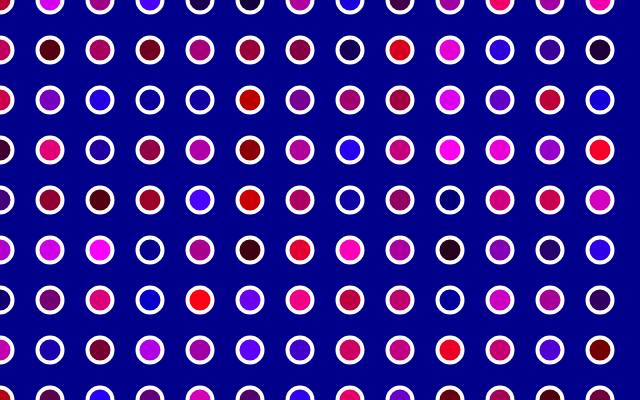
Frame 1 (no input)
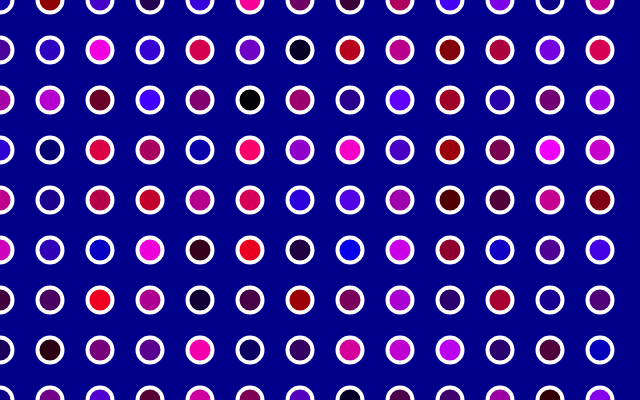
Frame 60 (no input)
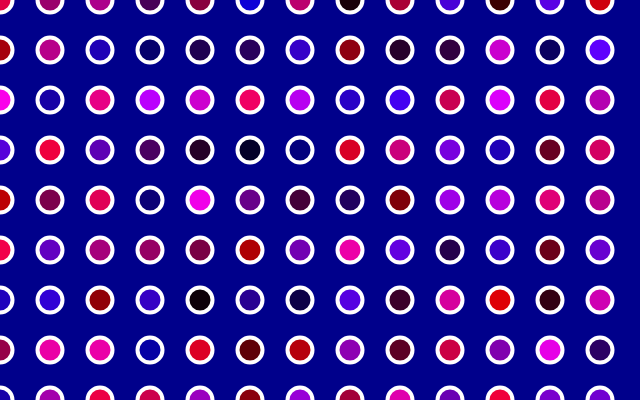
Frame 120 (the mouse pressed at the canvas centre since frame 60)

The p5.js sketch that drew these frames (run headless with seeded random() and noise() and a simulated clock; from frame 60 on, the mouse is pressed at the canvas centre):

// p5.js sketch
// ── sketch.js
function setup() {
	createCanvas(640, 400);
}

function draw() {
	background('darkblue');
	strokeWeight(4);
	stroke(255);
  
    for (var x = 0; x <= width; x += 50) {
      for (var y = 0; y <= height;  y += 50) {
          fill(random(255), 0, random(255));
    	  ellipse (x, y, 25, 25);
    	}
    }

  
  
  /*
	ellipse(100, 200, 25, 25);
	ellipse(150, 200, 25, 25);
	ellipse(200, 200, 25, 25);
	ellipse(250, 200, 25, 25);
	ellipse(300, 200, 25, 25);
	ellipse(350, 200, 25, 25);
	ellipse(400, 200, 25, 25);
	ellipse(450, 200, 25, 25);
	ellipse(500, 200, 25, 25);
	ellipse(550, 200, 25, 25);
	ellipse(600, 200, 25, 25);
	ellipse(650, 200, 25, 25);
    */


}
// ── style.css
body {
	background: rgb(24,96,69);
	background: linear-gradient(65deg, rgba(0,13,36, 1) 0%, rgba(106,9,121,1) 12%, rgba(150, 54, 148,1) 100%);

	color: white;
	font-family: Segoe UI, Helvetica;
	font-size: 20px;
}

h1, p, a {
	font-size: 1.5em;
}

a {
	color: white;
	transition: color 300ms ease-in;
}

a:hover {
	color: #6a0979;
}


img {
	max-width: 100%;
}

#container {
	max-width: 600px;
	margin: 0 auto;
}

.link {
	list-style: none;
}
